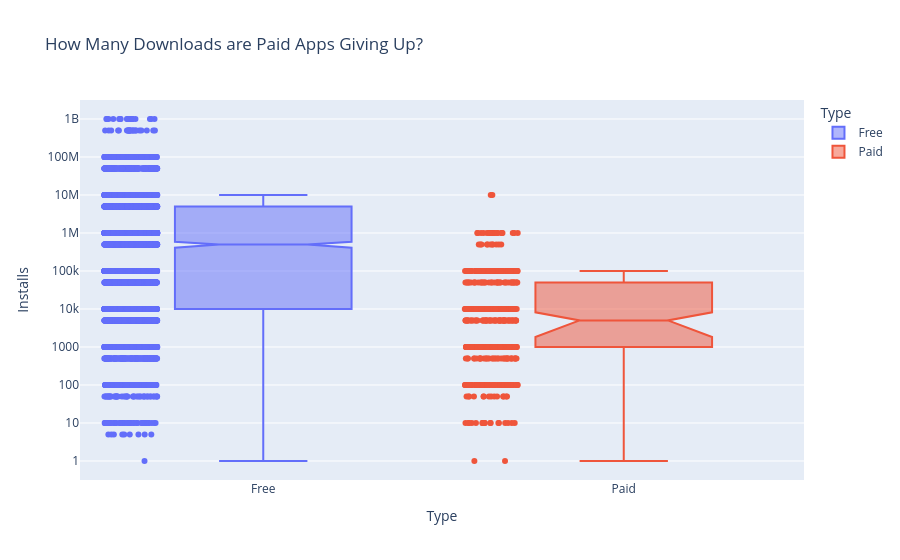

Notebook code for this chart:
### Markdown cell above
# Plotly Box Plots: Lost Downloads for Paid Apps

**Challenge**: Create a box plot that shows the number of Installs for free versus paid apps. How does the median number of installations compare? Is the difference large or small?

Use the [Box Plots Guide](https://plotly.com/python/box-plots/) and the [.box API reference](https://plotly.com/python-api-reference/generated/plotly.express.box.html) to create the following chart. 

<img src=https://imgur.com/uVsECT3.png>

### Code cell
box = px.box(df_apps_clean,
             y='Installs',
             x='Type',
             color='Type',
             notched=True,
             points='all',
             title='How Many Downloads are Paid Apps Giving Up?')
 
box.update_layout(yaxis=dict(type='log'))
 
box

### Figure 1 — Plotly figure (JSON) as saved in the notebook; plotly's stock layout.template omitted (floating-point values rounded to 4 significant figures; data arrays with more than 128 entries replaced by an {"elided": "..."} marker saying what was removed)
{"data": [{"alignmentgroup": "True", "boxpoints": "all", "hovertemplate": "Type=%{x}<br>Installs=%{y}<extra></extra>", "legendgroup": "Free", "marker": {"color": "#636efa"}, "name": "Free", "notched": true, "offsetgroup": "Free", "orientation": "v", "showlegend": true, "type": "box", "x": {"elided": "7595 str values"}, "x0": " ", "xaxis": "x", "y": {"elided": "7595 int values"}, "y0": " ", "yaxis": "y"}, {"alignmentgroup": "True", "boxpoints": "all", "hovertemplate": "Type=%{x}<br>Installs=%{y}<extra></extra>", "legendgroup": "Paid", "marker": {"color": "#EF553B"}, "name": "Paid", "notched": true, "offsetgroup": "Paid", "orientation": "v", "showlegend": true, "type": "box", "x": {"elided": "589 str values"}, "x0": " ", "xaxis": "x", "y": {"elided": "589 int values"}, "y0": " ", "yaxis": "y"}], "layout": {"boxmode": "overlay", "legend": {"title": {"text": "Type"}, "tracegroupgap": 0}, "title": {"text": "How Many Downloads are Paid Apps Giving Up?"}, "xaxis": {"anchor": "y", "categoryarray": ["Free", "Paid"], "categoryorder": "array", "domain": [0, 1], "title": {"text": "Type"}}, "yaxis": {"anchor": "x", "domain": [0, 1], "title": {"text": "Installs"}, "type": "log"}}}
